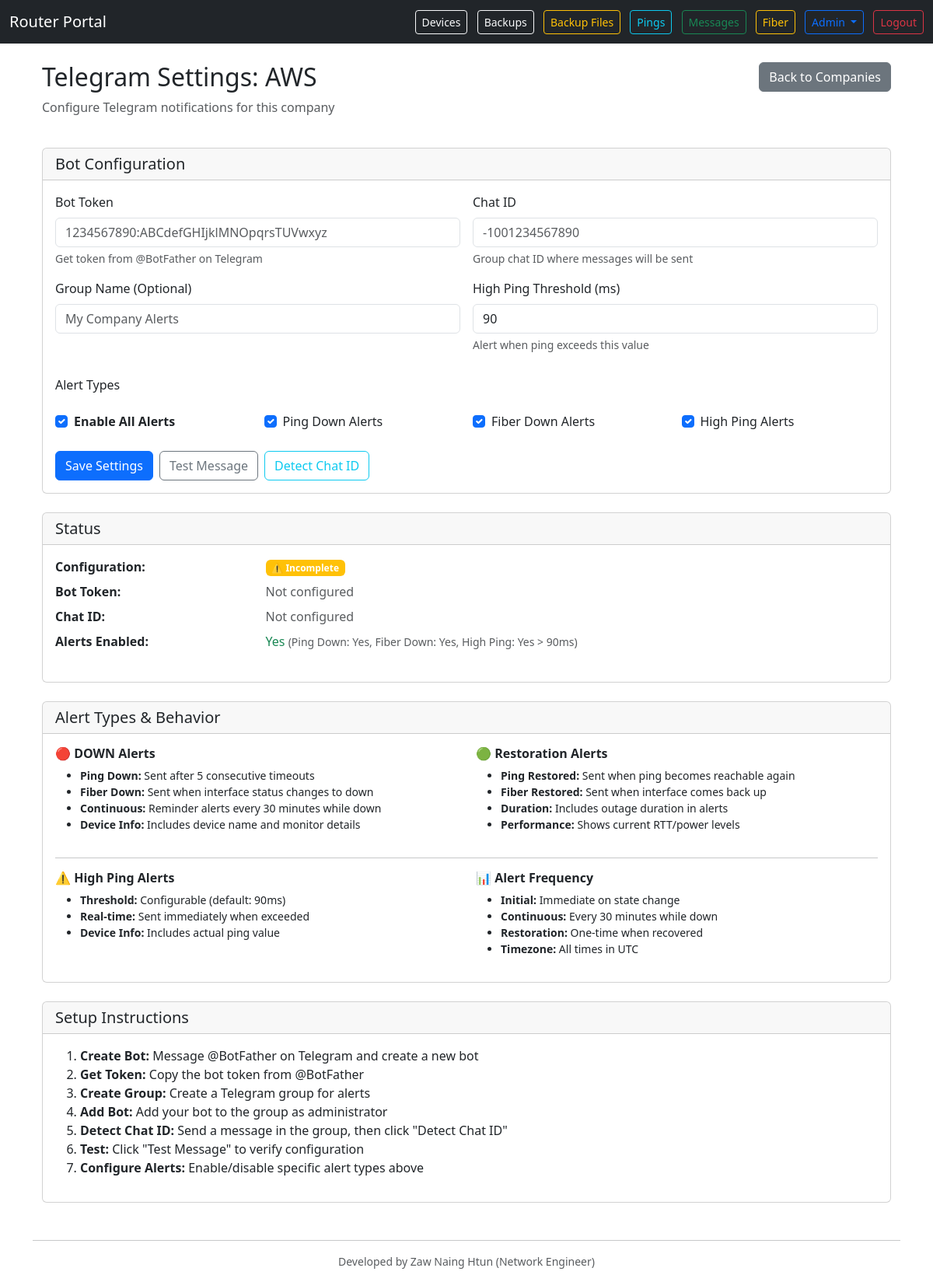
Page /admin/telegram/3 (signed in) on the committed database.
### models.py (models this page shows)
class Company(db.Model):
    __tablename__ = 'companies'
    id = db.Column(db.Integer, primary_key=True)
    name = db.Column(db.String(128), unique=True, nullable=False)
    notes = db.Column(db.Text)
    devices = db.relationship('Device', backref='company', cascade='all, delete-orphan')
    telegram_settings = db.relationship('CompanyTelegramSetting', backref='company', cascade='all, delete-orphan', uselist=False)

class CompanyTelegramSetting(db.Model):
    __tablename__ = 'company_telegram_settings'
    id = db.Column(db.Integer, primary_key=True)
    company_id = db.Column(db.Integer, db.ForeignKey('companies.id'), nullable=False, unique=True)
    bot_token = db.Column(db.String(255))
    chat_id = db.Column(db.String(64))
    group_name = db.Column(db.String(128))
    enabled = db.Column(db.Boolean, nullable=False, default=True)
    ping_down_alerts = db.Column(db.Boolean, nullable=False, default=True)
    fiber_down_alerts = db.Column(db.Boolean, nullable=False, default=True)
    high_ping_alerts = db.Column(db.Boolean, nullable=False, default=True)
    high_ping_threshold_ms = db.Column(db.Integer, nullable=False, default=90)

### app.py (the view, shortened to what this page needs)
    @app.route('/admin/telegram/<int:company_id>', methods=['GET', 'POST'])
    @login_required
    def company_telegram_settings(company_id):
        if not current_user.is_superadmin:
            flash('Access denied. Only super administrators can manage Telegram settings.', 'danger')
            return redirect(url_for('dashboard'))
        company = Company.query.get_or_404(company_id)
        telegram_settings = CompanyTelegramSetting.query.filter_by(company_id=company_id).first()
        if not telegram_settings:
            telegram_settings = CompanyTelegramSetting(company_id=company_id)
            db.session.add(telegram_settings)
            db.session.commit()
        return render_template('company_telegram_settings.html', company=company, settings=telegram_settings)

### templates/company_telegram_settings.html (shortened to what this page needs)
{% extends 'base.html' %}
{% block content %}
<div class="container">
    <div class="row">
        <div class="col-md-8">
            <h2>Telegram Settings: {{ company.name }}</h2>
            <p class="text-muted">Configure Telegram notifications for this company</p>
        </div>
        <div class="col-md-4 text-end">
            <a href="{{ url_for('admin_companies') }}" class="btn btn-secondary">Back to Companies</a>
        </div>
    </div>
    <div class="card mt-4">
        <div class="card-header">
            <h5 class="mb-0">Bot Configuration</h5>
        </div>
        <div class="card-body">
            <form method="post">
                <div class="row g-3">
                    <div class="col-md-6">
                        <label class="form-label">Bot Token</label>
                        <input type="text" name="bot_token" class="form-control"
                               value="{{ settings.bot_token or '' }}"
                               placeholder="1234567890:ABCdefGHIjklMNOpqrsTUVwxyz">
                        <div class="form-text">Get token from @BotFather on Telegram</div>
                    </div>
                    <div class="col-md-6">
                        <label class="form-label">Chat ID</label>
                        <input type="text" name="chat_id" class="form-control"
                               value="{{ settings.chat_id or '' }}"
                               placeholder="-1001234567890">
                        <div class="form-text">Group chat ID where messages will be sent</div>
                    </div>
                    <div class="col-md-6">
                        <label class="form-label">Group Name (Optional)</label>
                        <input type="text" name="group_name" class="form-control"
                               value="{{ settings.group_name or '' }}"
                               placeholder="My Company Alerts">
                    </div>
                    <div class="col-md-6">
                        <label class="form-label">High Ping Threshold (ms)</label>
                        <input type="number" name="high_ping_threshold_ms" class="form-control"
                               value="{{ settings.high_ping_threshold_ms }}"
                               min="1" max="10000">
                        <div class="form-text">Alert when ping exceeds this value</div>
                    </div>
                </div>
                <div class="row g-3 mt-3">
                    <div class="col-12">
                        <h6>Alert Types</h6>
                    </div>
                    <div class="col-md-3">
                        <div class="form-check">
                            <input type="checkbox" name="enabled" class="form-check-input" id="enabled"
                                   {% if settings.enabled %}checked{% endif %}>
                            <label class="form-check-label" for="enabled">
                                <strong>Enable All Alerts</strong>
                            </label>
                        </div>
                    </div>
                    <div class="col-md-3">
                        <div class="form-check">
                            <input type="checkbox" name="ping_down_alerts" class="form-check-input" id="ping_down_alerts"
                                   {% if settings.ping_down_alerts %}checked{% endif %}>
                            <label class="form-check-label" for="ping_down_alerts">
                                Ping Down Alerts
                            </label>
                        </div>
                    </div>
                    <div class="col-md-3">
                        <div class="form-check">
                            <input type="checkbox" name="fiber_down_alerts" class="form-check-input" id="fiber_down_alerts"
                                   {% if settings.fiber_down_alerts %}checked{% endif %}>
                            <label class="form-check-label" for="fiber_down_alerts">
                                Fiber Down Alerts
                            </label>
                        </div>
                    </div>
                    <div class="col-md-3">
                        <div class="form-check">
                            <input type="checkbox" name="high_ping_alerts" class="form-check-input" id="high_ping_alerts"
                                   {% if settings.high_ping_alerts %}checked{% endif %}>
                            <label class="form-check-label" for="high_ping_alerts">
                                High Ping Alerts
                            </label>
                        </div>
                    </div>
                </div>
                <div class="d-flex gap-2 mt-4">
                    <button class="btn btn-primary" type="submit">Save Settings</button>
                    <button class="btn btn-outline-secondary" type="submit" name="action" value="test">Test Message</button>
                    <button class="btn btn-outline-info" type="submit" name="action" value="detect">Detect Chat ID</button>
                </div>
            </form>
        </div>
    </div>
    <div class="card mt-4">
        <div class="card-header">
            <h5 class="mb-0">Status</h5>
        </div>
        <div class="card-body">
            <dl class="row">
                <dt class="col-sm-3">Configuration:</dt>
                <dd class="col-sm-9">
                    {% if settings.bot_token and settings.chat_id %}
                        <span class="badge bg-success">✅ Configured</span>
                    {% else %}
                        <span class="badge bg-warning">⚠️ Incomplete</span>
                    {% endif %}
                </dd>
                <dt class="col-sm-3">Bot Token:</dt>
                <dd class="col-sm-9">
                    {% if settings.bot_token %}
                        <span class="text-success">Set</span>
                        <small class="text-muted">({{ settings.bot_token[:20] }}...)</small>
                    {% else %}
                        <span class="text-muted">Not configured</span>
                    {% endif %}
                </dd>
                <dt class="col-sm-3">Chat ID:</dt>
                <dd class="col-sm-9">
                    {% if settings.chat_id %}
                        <span class="text-success">{{ settings.chat_id }}</span>
                        {% if settings.group_name %}
                            <small class="text-muted">({{ settings.group_name }})</small>
                        {% endif %}
                    {% else %}
                        <span class="text-muted">Not configured</span>
                    {% endif %}
                </dd>
                <dt class="col-sm-3">Alerts Enabled:</dt>
                <dd class="col-sm-9">
                    {% if settings.enabled %}
                        <span class="text-success">Yes</span>
                        <small class="text-muted">
                            (Ping Down: {{ 'Yes' if settings.ping_down_alerts else 'No' }},
                             Fiber Down: {{ 'Yes' if settings.fiber_down_alerts else 'No' }},
                             High Ping: {{ 'Yes' if settings.high_ping_alerts else 'No' }} > {{ settings.high_ping_threshold_ms }}ms)
                        </small>
                    {% else %}
                        <span class="text-danger">No</span>
                    {% endif %}
                </dd>
            </dl>
        </div>
    </div>
    <div class="card mt-4">
        <div class="card-header">
            <h5 class="mb-0">Alert Types & Behavior</h5>
        </div>
        <div class="card-body">
            <div class="row">
                <div class="col-md-6">
                    <h6>🔴 <strong>DOWN Alerts</strong></h6>
                    <ul class="small">
                        <li><strong>Ping Down:</strong> Sent after 5 consecutive timeouts</li>
                        <li><strong>Fiber Down:</strong> Sent when interface status changes to down</li>
                        <li><strong>Continuous:</strong> Reminder alerts every 30 minutes while down</li>
                        <li><strong>Device Info:</strong> Includes device name and monitor details</li>
                    </ul>
                </div>
                <div class="col-md-6">
                    <h6>🟢 <strong>Restoration Alerts</strong></h6>
                    <ul class="small">
                        <li><strong>Ping Restored:</strong> Sent when ping becomes reachable again</li>
                        <li><strong>Fiber Restored:</strong> Sent when interface comes back up</li>
                        <li><strong>Duration:</strong> Includes outage duration in alerts</li>
                        <li><strong>Performance:</strong> Shows current RTT/power levels</li>
                    </ul>
                </div>
            </div>
            <hr>
            <div class="row">
                <div class="col-md-6">
                    <h6>⚠️ <strong>High Ping Alerts</strong></h6>
                    <ul class="small">
                        <li><strong>Threshold:</strong> Configurable (default: 90ms)</li>
                        <li><strong>Real-time:</strong> Sent immediately when exceeded</li>
                        <li><strong>Device Info:</strong> Includes actual ping value</li>
                    </ul>
                </div>
                <div class="col-md-6">
                    <h6>📊 <strong>Alert Frequency</strong></h6>
                    <ul class="small">
                        <li><strong>Initial:</strong> Immediate on state change</li>
                        <li><strong>Continuous:</strong> Every 30 minutes while down</li>
                        <li><strong>Restoration:</strong> One-time when recovered</li>
                        <li><strong>Timezone:</strong> All times in UTC</li>
                    </ul>
                </div>
            </div>
        </div>
    </div>
    <div class="card mt-4">
        <div class="card-header">
            <h5 class="mb-0">Setup Instructions</h5>
        </div>
        <div class="card-body">
            <ol>
                <li><strong>Create Bot:</strong> Message @BotFather on Telegram and create a new bot</li>
                <li><strong>Get Token:</strong> Copy the bot token from @BotFather</li>
                <li><strong>Create Group:</strong> Create a Telegram group for alerts</li>
                <li><strong>Add Bot:</strong> Add your bot to the group as administrator</li>
                <li><strong>Detect Chat ID:</strong> Send a message in the group, then click "Detect Chat ID"</li>
                <li><strong>Test:</strong> Click "Test Message" to verify configuration</li>
                <li><strong>Configure Alerts:</strong> Enable/disable specific alert types above</li>
            </ol>
        </div>
    </div>
</div>
{% endblock %}

### rows in the picture
Company: name "AWS"
CompanyTelegramSetting: high_ping_threshold_ms "90", enabled "☑", ping_down_alerts "☑", fiber_down_alerts "☑", high_ping_alerts "☑", ping_down_alerts "Yes", fiber_down_alerts "Yes", high_ping_alerts "Yes"
